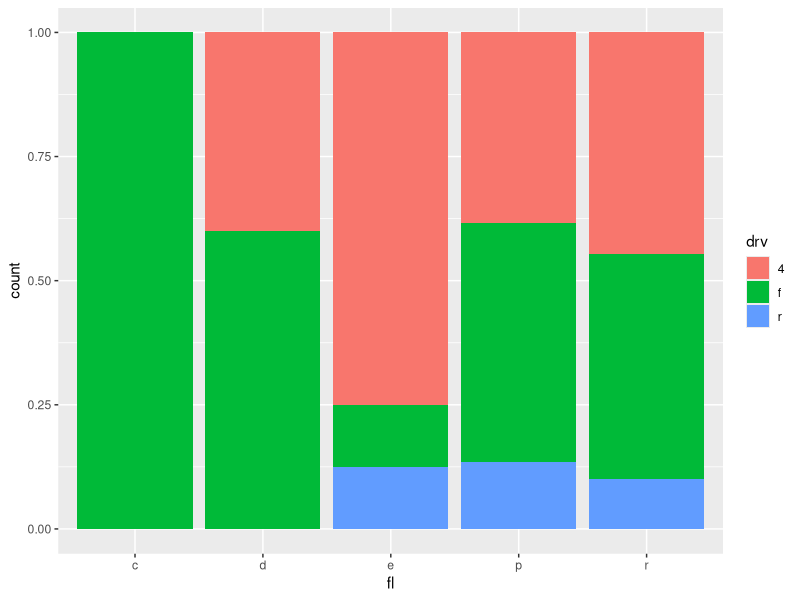
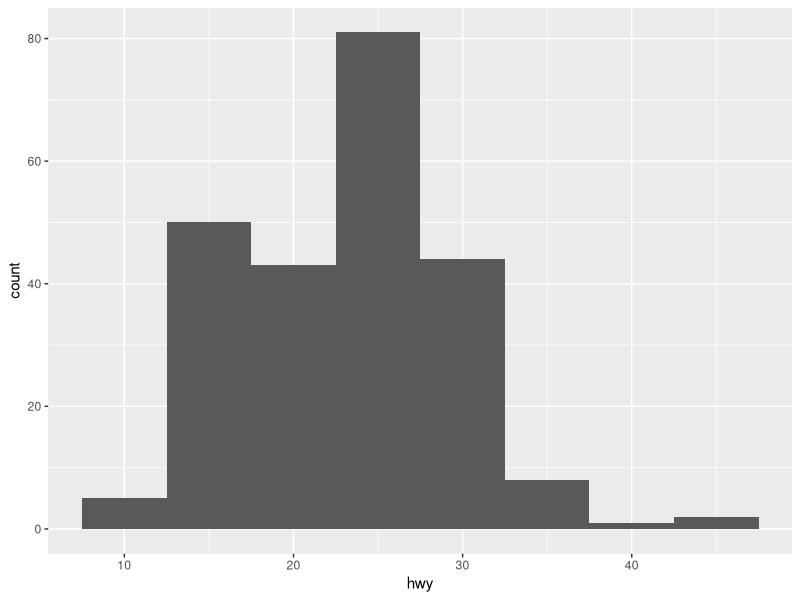
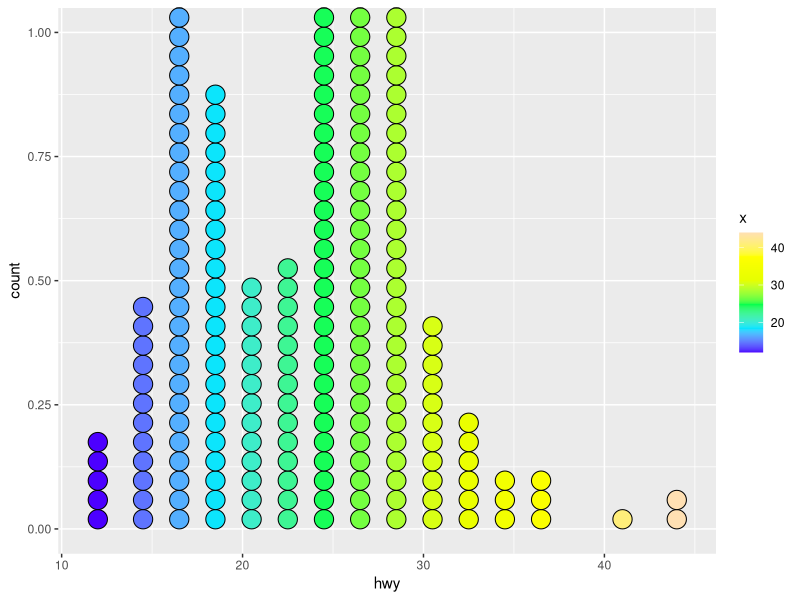
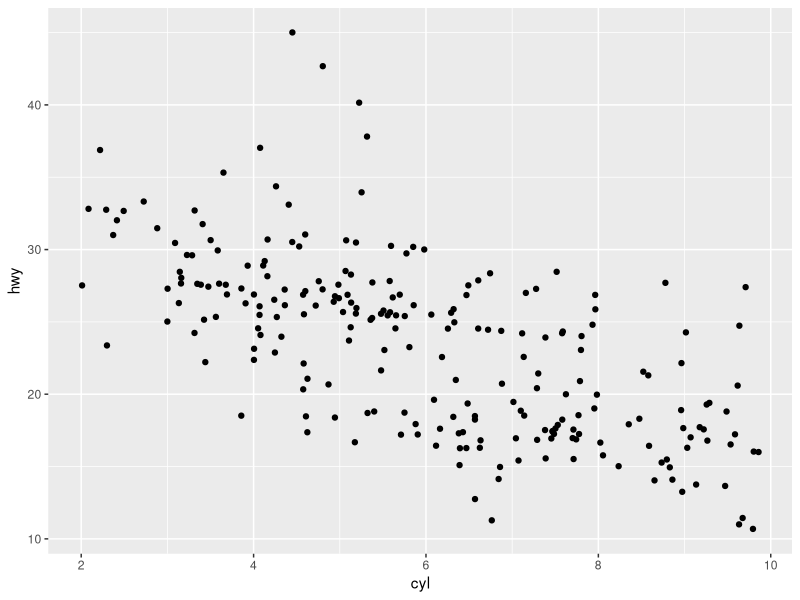

R code for these plots, in order:
## ---- chunk 1
knitr::opts_chunk$set(echo = TRUE, error = TRUE, eval = TRUE)
## ---- chunk 2
if (!require('ggplot2')) install.packages('ggplot2'); library('ggplot2') 
## ---- chunk 3
q2 <- ggplot(mpg, aes(fl, fill = drv)) # creating my variable `q2` # Do not modify this line
## ---- chunk 4
q2 + geom_bar(position = "fill")
## ---- chunk 5
q3 <- ggplot(mpg, aes(hwy)) # creating my variable `q3` # Do not modify this line
## ---- chunk 6
q3 + geom_histogram(binwidth = 5)
## ---- chunk 7
q4 <- q3 + geom_dotplot(aes(fill = ..x..)) # Creating my variable `q4` # Do not modify this line
## ---- chunk 8
q4 + scale_fill_gradientn(colors=topo.colors(6))
## ---- chunk 9
q5 <- ggplot(mpg, aes(cyl, hwy)) # Creating my variable `q5` # Do not modify this line
## ---- chunk 10
q5 + geom_jitter(height=2,width=2)
